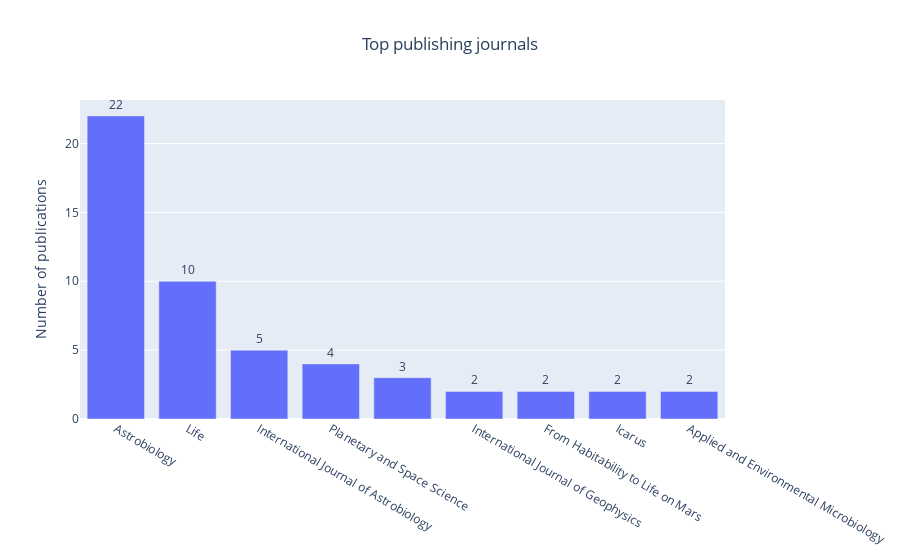

The notebook cell this image was saved under:
### Markdown cell above
#### Top publishing journals

### Code cell
fig_5 = plots.make_top_publishing_journals(df)
fig_5.show()

### Figure 1 — Plotly figure (JSON) as saved in the notebook; plotly's stock layout.template omitted (floating-point values rounded to 4 significant figures)
{"data": [{"textangle": 0, "textposition": "outside", "texttemplate": "%{y}", "type": "bar", "x": ["Astrobiology", "Life", "International Journal of Astrobiology", "Planetary and Space Science", "", "International Journal of Geophysics", "From Habitability to Life on Mars", "Icarus", "Applied and Environmental Microbiology"], "y": [22, 10, 5, 4, 3, 2, 2, 2, 2]}], "layout": {"title": {"text": "Top publishing journals", "x": 0.5}, "yaxis": {"title": {"text": "Number of publications"}}}}
